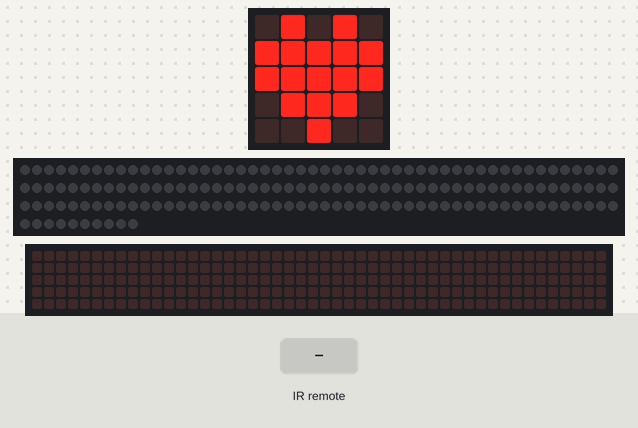
The program below on a simulated BBC micro:bit (MakeCode). Parts: the board's 5×5 LED display, 160 RGB LEDs in strip order, left to right, continuing on the next row, a strip that is not on the board, showing the scrolling text unrolled. The inputs (shaded band) are chosen by the test bench. Dim RGB values are drawn brighter than linear; the 48×5 strip is a reading aid, not a part: it shows the text the display is scrolling, unrolled, one strip-width of it at a time.

Above: at 1.8 s.
1.9 s: remote-control button Left pressed for 0.3 s
At 1.97 s:
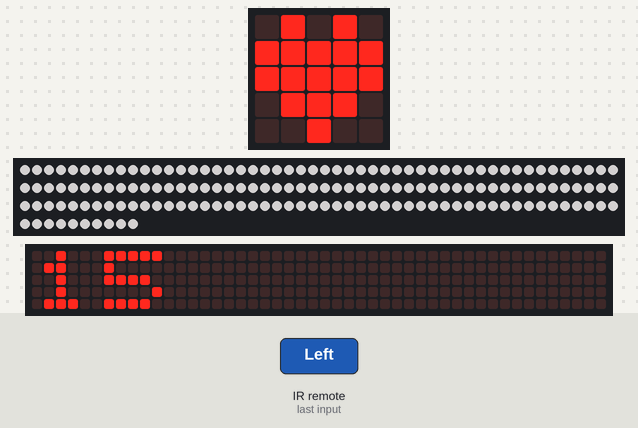
At 2.42 s:
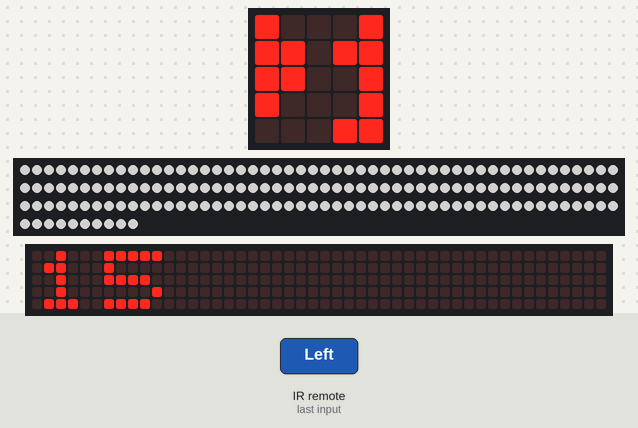
3.8 s: remote-control button Number_3 pressed for 0.3 s
At 8.8 s:
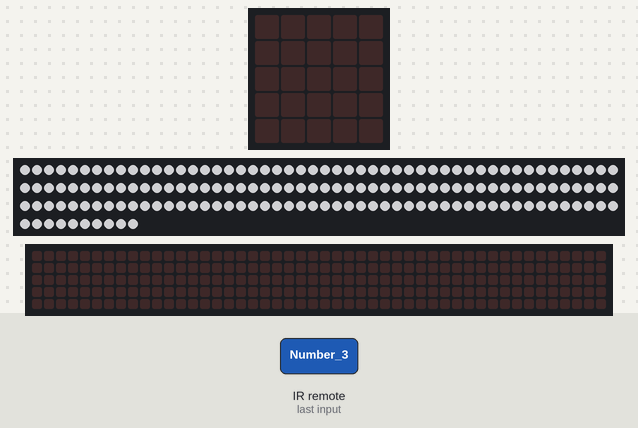
Timing chart, 0 to 10.3 s (numbered marks = the images above; inputs shaded):
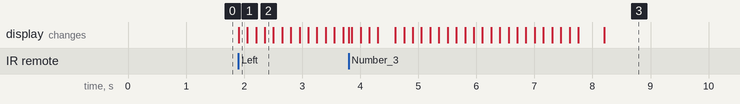

The program:

main.ts
```typescript
makerbit.onIrButton(IrButton.Number_3, IrButtonAction.Pressed, function () {
    couleur = 240
    strip.showColor(neopixel.hsl(couleur, 255, 255))
    basic.showNumber(couleur)
})
makerbit.onIrButton(IrButton.Number_1, IrButtonAction.Pressed, function () {
    couleur = 0
    strip.showColor(neopixel.hsl(couleur, 255, 255))
    basic.showNumber(couleur)
})
makerbit.onIrButton(IrButton.Left, IrButtonAction.Pressed, function () {
    couleur += 15
    strip.showColor(neopixel.hsl(couleur, 255, 255))
    basic.showNumber(couleur)
})
makerbit.onIrButton(IrButton.Down, IrButtonAction.Pressed, function () {
    strip.setBrightness(128)
    basic.showNumber(128)
})
makerbit.onIrButton(IrButton.Up, IrButtonAction.Pressed, function () {
    strip.setBrightness(255)
    basic.showNumber(255)
})
makerbit.onIrButton(IrButton.Number_2, IrButtonAction.Pressed, function () {
    couleur = 120
    strip.showColor(neopixel.hsl(couleur, 255, 255))
    basic.showNumber(couleur)
})
makerbit.onIrButton(IrButton.Right, IrButtonAction.Pressed, function () {
    couleur += 15
    strip.showColor(neopixel.hsl(couleur, 255, 255))
    basic.showNumber(couleur)
})
let couleur = 0
let strip: neopixel.Strip = null
makerbit.connectIrReceiver(DigitalPin.P2, IrProtocol.NEC)
strip = neopixel.create(DigitalPin.P0, 160, NeoPixelMode.RGBW)
couleur = 0
basic.showIcon(IconNames.Heart)
```

test.ts
```typescript
// les tests vont ici ; cela ne sera pas compilé si ce paquet est utilisé en tant qu'extension.
```

Measured:
- after the input at 1.9 s, the display: changes at once (image 1)
